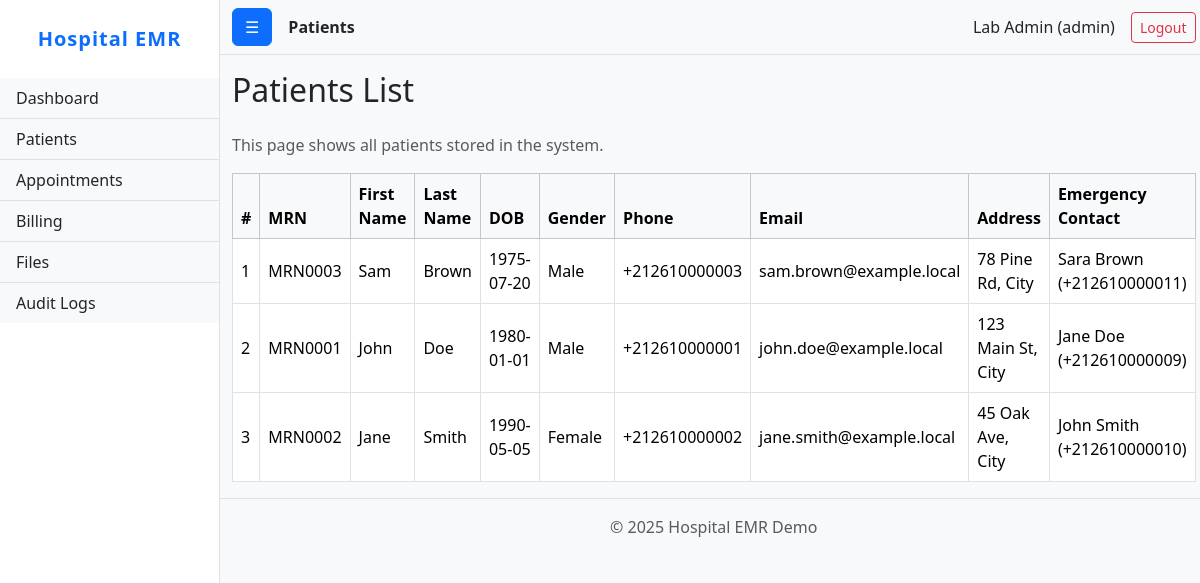
Screenshot of /patients.php (signed in) with the database file from the repository.
### tables this page shows
CREATE TABLE `patients` (
  `id` bigint UNSIGNED NOT NULL,
  `medical_record_number` varchar(100) NOT NULL,
  `first_name` varchar(150) NOT NULL,
  `last_name` varchar(150) NOT NULL,
  `dob` date DEFAULT NULL,
  `gender` enum('male','female','other') DEFAULT 'other',
  `phone` varchar(50) DEFAULT NULL,
  `email` varchar(255) DEFAULT NULL,
  `address` text,
  `emergency_contact_name` varchar(255) DEFAULT NULL,
  `emergency_contact_phone` varchar(50) DEFAULT NULL,
  `created_at` timestamp NULL DEFAULT CURRENT_TIMESTAMP,
  `updated_at` timestamp NULL DEFAULT NULL ON UPDATE CURRENT_TIMESTAMP
);

### models/Patient.php (called while the page is built, shortened)
<?php
class Patient
{
    public function __construct($row = null)
    {
        if ($row) {
            $this->medical_record_number = $row['medical_record_number'];
            $this->first_name = $row['first_name'];
            $this->last_name = $row['last_name'];
            $this->dob = $row['dob'];
            $this->gender = $row['gender'];
            $this->phone = $row['phone'];
            $this->email = $row['email'];
            $this->address = $row['address'];
            $this->emergency_contact_name = $row['emergency_contact_name'];
            $this->emergency_contact_phone = $row['emergency_contact_phone'];
        }
    }
    public static function all()
    {
        global $mysqli;
        $res = $mysqli->query("SELECT * FROM patients ORDER BY last_name, first_name");
        $rows = [];
        while ($r = $res->fetch_assoc()) {
            $rows[] = new Patient($r);
        }
        return $rows;
    }
}

### patients.php (the view, shortened to what this page needs)
<?php
require_once __DIR__ . '/includes/init.php';
require_once __DIR__ . '/models/Patient.php';
?>
<?php include __DIR__ . '/includes/header.php'; ?>
<h2 class="mb-4">Patients List</h2>
<p class="text-muted">This page shows all patients stored in the system.</p>
<div class="table-responsive">
    <table class="table table-bordered table-hover align-middle">
        <thead class="table-light">
        <tr>
            <th>#</th>
            <th>MRN</th>
            <th>First Name</th>
            <th>Last Name</th>
            <th>DOB</th>
            <th>Gender</th>
            <th>Phone</th>
            <th>Email</th>
            <th>Address</th>
            <th>Emergency Contact</th>
        </tr>
        </thead>
        <tbody>
        <?php
        $patients = Patient::all();
        if ($patients) {
            $i = 1;
            foreach ($patients as $p) {
                echo '<tr>';
                echo '<td>' . $i++ . '</td>';
                echo '<td>' . htmlspecialchars($p->medical_record_number) . '</td>';
                echo '<td>' . htmlspecialchars($p->first_name) . '</td>';
                echo '<td>' . htmlspecialchars($p->last_name) . '</td>';
                echo '<td>' . htmlspecialchars($p->dob) . '</td>';
                echo '<td>' . htmlspecialchars(ucfirst($p->gender)) . '</td>';
                echo '<td>' . htmlspecialchars($p->phone) . '</td>';
                echo '<td>' . htmlspecialchars($p->email) . '</td>';
                echo '<td>' . htmlspecialchars($p->address) . '</td>';
                echo '<td>' . htmlspecialchars($p->emergency_contact_name) . ' (' . htmlspecialchars($p->emergency_contact_phone) . ')</td>';
                echo '</tr>';
            }
        } else {
            echo '<tr><td colspan="10" class="text-center text-muted">No patients found</td></tr>';
        }
        ?>
        </tbody>
    </table>
</div>
<?php include __DIR__ . '/includes/footer.php'; ?>

### assets/css/style.css (style rules this page uses)
body { font-family: 'Segoe UI', Roboto, Arial, sans-serif; background: #f8f9fa; }

### rows the page displays
patients: medical_record_number "MRN0003", first_name "Sam", last_name "Brown", dob "1975-07-20", gender "Male", phone "+212610000003", email "sam.brown@example.local", address "78 Pine Rd, City", emergency_contact_name "Sara Brown", emergency_contact_phone "+212610000011"
patients: medical_record_number "MRN0001", first_name "John", last_name "Doe", dob "1980-01-01", gender "Male", phone "+212610000001", email "john.doe@example.local", address "123 Main St, City", emergency_contact_name "Jane Doe", emergency_contact_phone "+212610000009"
patients: medical_record_number "MRN0002", first_name "Jane", last_name "Smith", dob "1990-05-05", gender "Female", phone "+212610000002", email "jane.smith@example.local", address "45 Oak Ave, City", emergency_contact_name "John Smith", emergency_contact_phone "+212610000010"

### other values shown
$page_title "Patients"
$user_name "Lab Admin"
$user_role "admin"
